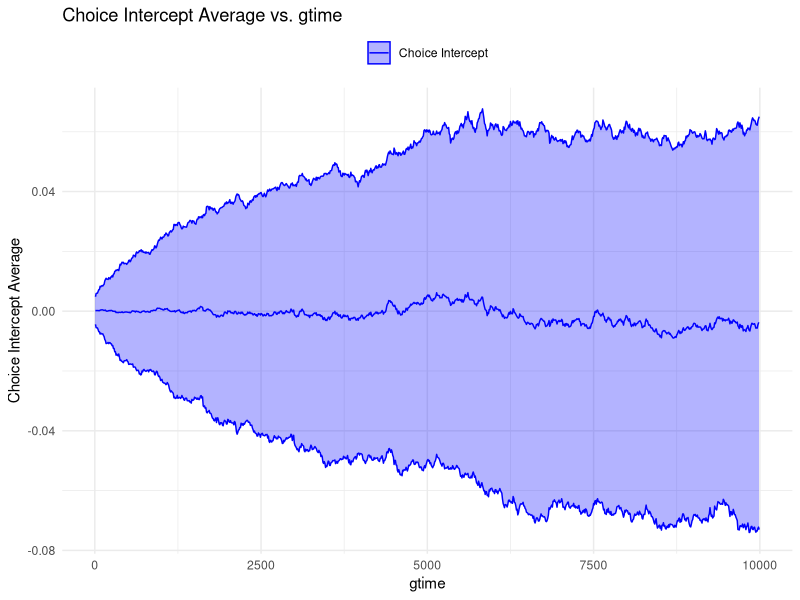
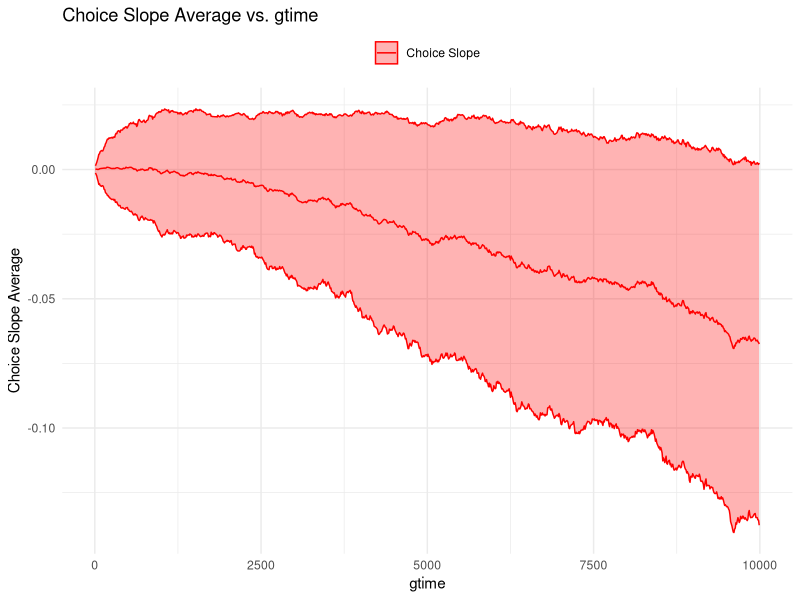
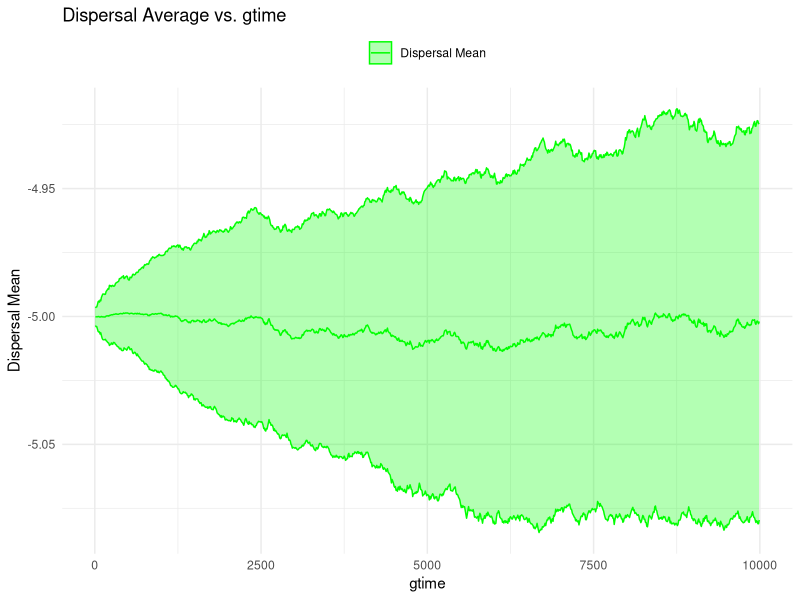
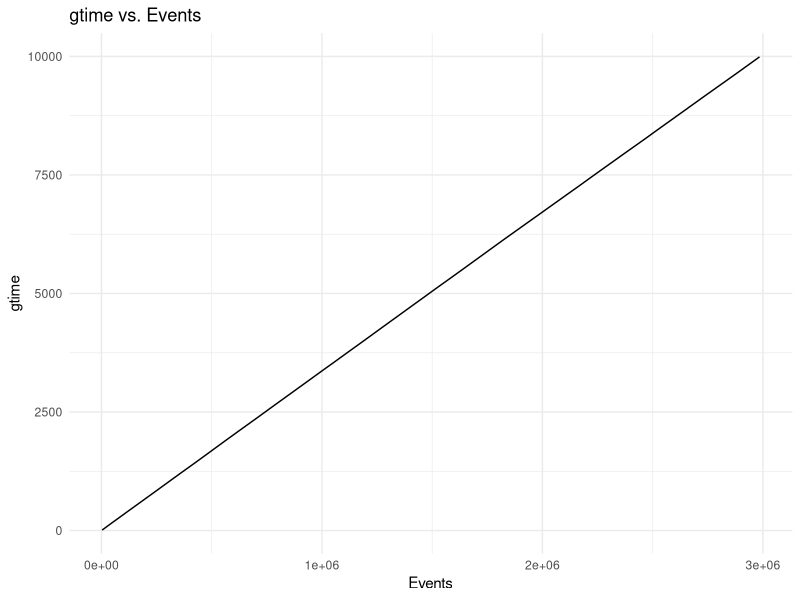
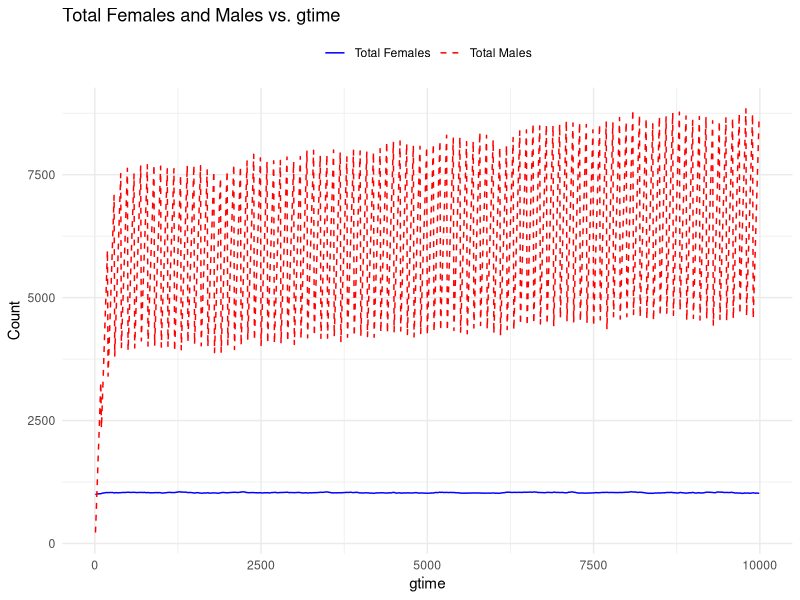
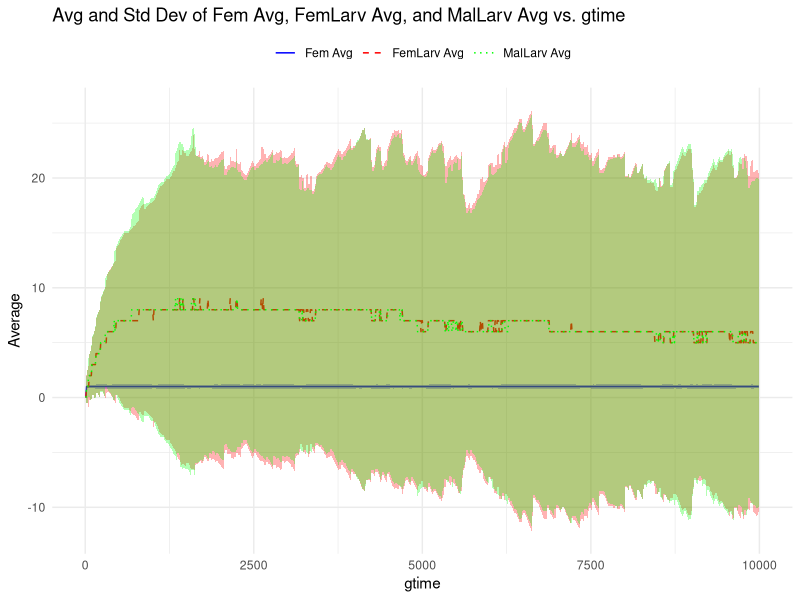
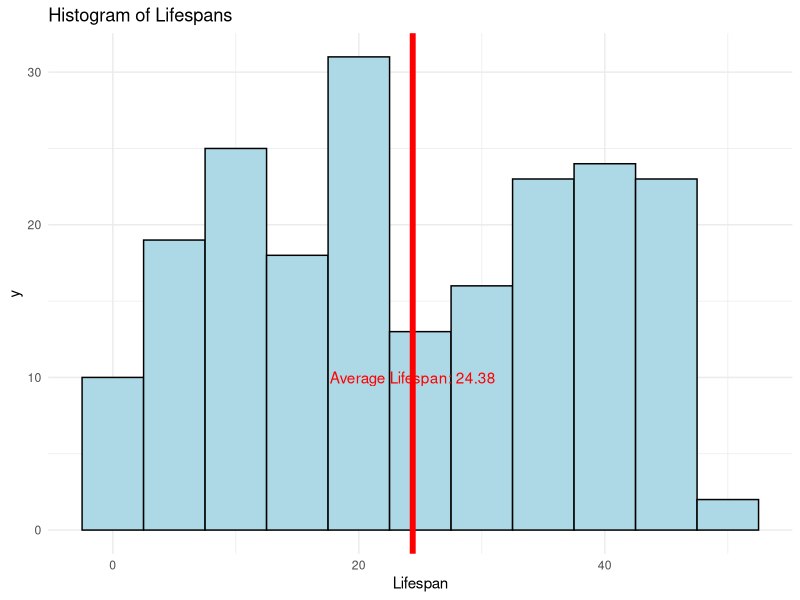
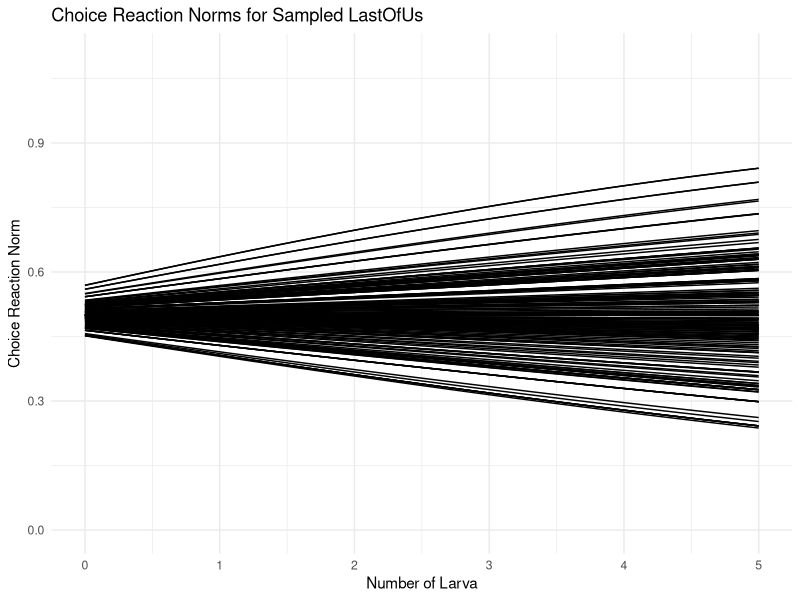

The R script that drew these images, in order:
library(tidyverse)
library(ggpubr)
library(gridExtra)

data <- read.csv("OutputCSV/evolution.csv")

# Create output folder if not exists
# dir.create("output", showWarnings = FALSE)

# Plot choice_int_avg vs gtime with standard deviation
p1 <- ggplot(data, aes(x = gtime, y = choice_int_avg, color = "Choice Intercept")) +
  geom_line() +
  geom_ribbon(aes(ymin = choice_int_avg - choice_int_std, ymax = choice_int_avg + choice_int_std), alpha = 0.3, fill = "blue") +
  labs(title = "Choice Intercept Average vs. gtime ", x = "gtime", y = "Choice Intercept Average") +
  theme_minimal() +
  theme(legend.position="top") +
  scale_color_manual(values = "blue") +
  guides(color = guide_legend(title = NULL))

# Plot choice_slope_avg vs gtime with standard deviation
p2 <- ggplot(data, aes(x = gtime, y = choice_slope_avg, color = "Choice Slope")) +
  geom_line() +
  geom_ribbon(aes(ymin = choice_slope_avg - choice_slope_std, ymax = choice_slope_avg + choice_slope_std), alpha = 0.3, fill = "red") +
  labs(title = "Choice Slope Average vs. gtime ", x = "gtime", y = "Choice Slope Average") +
  theme_minimal() +
  theme(legend.position="top") +
  scale_color_manual(values = "red") +
  guides(color = guide_legend(title = NULL))

# Plot dispersal_mean vs gtime with standard deviation
p3 <- ggplot(data, aes(x = gtime, y = dispersal_avg, color = "Dispersal Mean")) +
  geom_line() +
  geom_ribbon(aes(ymin = dispersal_avg - dispersal_std, ymax = dispersal_avg + dispersal_std), alpha = 0.3, fill = "green") +
  labs(title = "Dispersal Average vs. gtime ", x = "gtime", y = "Dispersal Mean") +
  theme_minimal() +
  theme(legend.position="top") +
  scale_color_manual(values = "green") +
  guides(color = guide_legend(title = NULL))

# Plot gtime vs events
p4 <- ggplot(data, aes(x = event, y = gtime)) +
  geom_line() +
  labs(title = "gtime vs. Events", x = "Events", y = "gtime") +
  theme_minimal()

# Plot total females and total males vs gtime
p5 <- ggplot(data, aes(x = gtime)) +
  geom_line(aes(y = num_female, color = "Total Females"), linetype = "solid") +
  geom_line(aes(y = num_male, color = "Total Males"), linetype = "dashed") +
  labs(title = "Total Females and Males vs. gtime", x = "gtime", y = "Count") +
  theme_minimal() +
  theme(legend.position="top") +
  scale_color_manual(values = c("Total Females" = "blue", "Total Males" = "red")) +
  guides(color = guide_legend(title = NULL, override.aes = list(linetype = c("solid", "dashed"))))

# Plot fem_avg, femLarv_avg, and malLarv_avg with standard deviations vs gtime
p6 <- ggplot(data, aes(x = gtime)) +
  geom_line(aes(y = fem_avg, color = "Fem Avg"), linetype = "solid") +
  geom_ribbon(aes(ymin = fem_avg - fem_std, ymax = fem_avg + fem_std), alpha = 0.3, fill = "blue") +
  geom_line(aes(y = femLarv_avg, color = "FemLarv Avg"), linetype = "dashed") +
  geom_ribbon(aes(ymin = femLarv_avg - femLarv_std, ymax = femLarv_avg + femLarv_std), alpha = 0.3, fill = "red") +
  geom_line(aes(y = malLarv_avg, color = "MalLarv Avg"), linetype = "dotted") +
  geom_ribbon(aes(ymin = malLarv_avg - malLarv_std, ymax = malLarv_avg + malLarv_std), alpha = 0.3, fill = "green") +
  labs(title = "Avg and Std Dev of Fem Avg, FemLarv Avg, and MalLarv Avg vs. gtime", x = "gtime", y = "Average") +
  theme_minimal() +
  theme(legend.position="top") +
  scale_color_manual(values = c("Fem Avg" = "blue", "FemLarv Avg" = "red", "MalLarv Avg" = "green")) +
  guides(color = guide_legend(title = NULL))

# Save individual plots as images in the output folder
ggsave("OutputImages/evolution_choiceIntercept.png", p1, width = 8, height = 6)
ggsave("OutputImages/evolution_choiceSlope.png", p2, width = 8, height = 6)
ggsave("OutputImages/evolution_dispersal.png", p3, width = 8, height = 6)
ggsave("OutputImages/evolution_GtimeVsEvents.png", p4, width = 8, height = 6)
ggsave("OutputImages/evolution_TotalAdults.png", p5, width = 8, height = 6)
ggsave("OutputImages/evoltion_NestWisePopulation.png", p6, width = 8, height = 6)


# Read the higher mutation v2 CSV file
data_last <- read.csv("OutputCSV/LastOfUs.csv")

# Subset data for individuals with t_death != -1
subset_data <- data_last[data_last$t_death != -1, ]

# Calculate lifespan
subset_data$lifespan <- subset_data$t_death - subset_data$t_birth

# Create a histogram using ggplot2
histogram <- ggplot(subset_data, aes(x = lifespan)) +
  geom_histogram(binwidth = 5, fill = "lightblue", color = "black") +
  labs(title = "Histogram of Lifespans", x = "Lifespan") +
  theme_minimal() +
  theme(legend.position = "none") +
  geom_vline(xintercept = mean(subset_data$lifespan, na.rm = TRUE), col = "red", lwd = 2) +
  annotate("text", x = mean(subset_data$lifespan, na.rm = TRUE), y = 10,
           label = paste("Average Lifespan:", round(mean(subset_data$lifespan, na.rm = TRUE), 2)), col = "red")

# Save the plot
ggsave("OutputImages/LastOfUs_HistLifespan.png", plot = histogram)

# Add a line at the average lifespan
avg_lifespan <- mean(subset_data$lifespan, na.rm = TRUE)

# Print average lifespan to the console
cat("Average Lifespan:", round(avg_lifespan, 2), "\n")

# Calculate and print average time per generation
total_gtime <- max(data_last$gtime)
generations_passed <- total_gtime / mean(subset_data$lifespan)
cat(round(generations_passed, 2), " generations done in ", total_gtime, "gtime \n")

# So total number of generations in long model are
evolution_numGen = 100000 / avg_lifespan
cat(evolution_numGen ," generations done in long evolution of 100000 gtime \n")

# Find the total number of unique starting individuals
unique_starting_individuals <- data_last[1:1000, ] %>%
  distinct(ind_id) %>%
  arrange(desc(ind_id)) %>%
  slice(which.max(ind_id < 1000))

alpha <- unique_starting_individuals$ind_id + 1
alpha <- 200 # In case of just 100 individuals

# Take the first alpha rows of output_LastOfUs.csv
subset_alpha_data <- data_last[1:alpha, ]

# Confirm that these have unique ind_ids
stopifnot(length(unique(subset_alpha_data$ind_id)) == nrow(subset_alpha_data))

# Initialize an empty plot
p <- ggplot() +
  labs(title = "Choice Reaction Norms for Sampled LastOfUs", x = "Number of Larva", y = "Choice Reaction Norm") +
  theme_minimal() +
  theme(legend.position = "none") +
  ylim(0, 1.1)
max_larva = 5
x = seq(0, max_larva, length.out = 100)
# Loop to add logistic curves to the plot
for (i in seq(1:alpha)) {
  curve <- data.frame(x = x, 
                      y = 1 / (1 + exp(subset_alpha_data$choice_int[i] + subset_alpha_data$choice_int[i] * x)))
  p <- p + geom_line(data = curve, aes(x = x, y = y, group = factor(i)))
}

# Save the plot
ggsave("OutputImages/LastOfUs_ReactionNorms.png", p, width = 8, height = 6)

# Plot a histogram of dispersal values for alpha individuals
pdisp <- ggplot(subset_alpha_data, aes(x = dispersal)) +
  geom_histogram(binwidth = 0.1, fill = "lightblue", color = "black") +
  labs(title = "Histogram of Dispersal Values for Sampled LastOfUs", x = "Dispersal", y = "Count") +
  theme_minimal()

# Save the plot
ggsave("OutputImages/LastOfUs_HistDispersal.png", pdisp, width = 8, height = 6)
